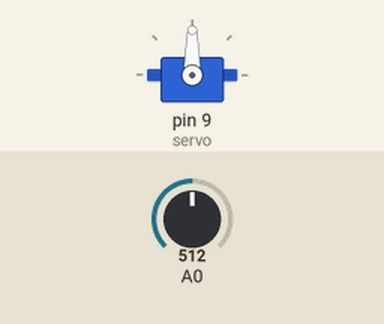
Bench run of a sketch on a simulated Arduino Uno, built with avr-gcc and run on an emulated ATmega328P. On the bench: servo. The inputs (shaded band) are chosen by the test bench; at power-on: A0 = 512.

Above: at 1.2 s.
1.3 s: A0 set to 716
At 2.2 s:
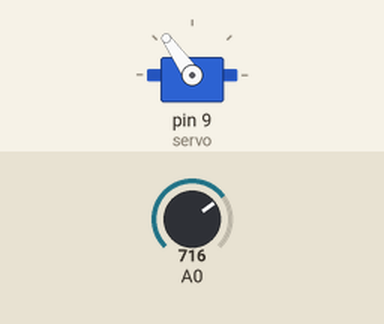
2.8 s: A0 set to 900
At 3.1 s:
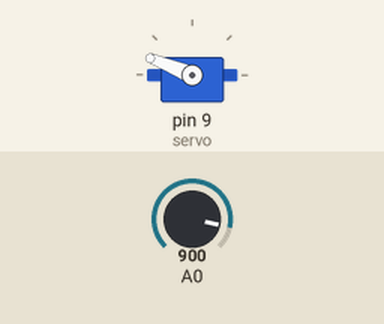
4.3 s: A0 set to 1023
At 5.5 s:
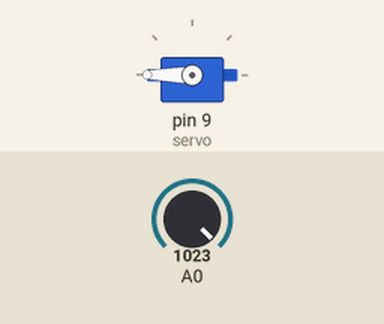
5.8 s: A0 set to 306
At 6.6 s:
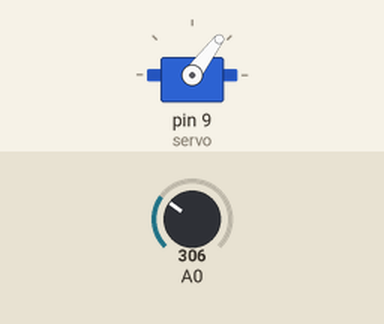
7.3 s: A0 set to 122
At 8.0 s:
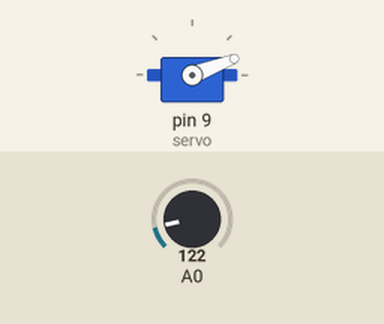
Timing chart, 0 to 9.8 s (numbered marks = the images above; inputs shaded):
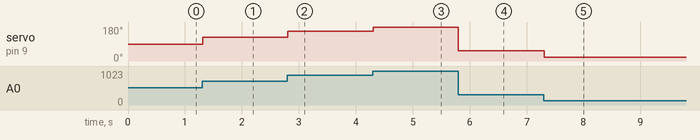

Measured:
- after the input at 1.3 s, servo on pin 9 (servo): 90° → 125° at once
- after the input at 2.8 s, servo on pin 9 (servo): 125° → 158° at once
- after the input at 4.3 s, servo on pin 9 (servo): 158° → 180° at once
- after the input at 5.8 s, servo on pin 9 (servo): 180° → 53° at once
- after the input at 7.3 s, servo on pin 9 (servo): 53° → 21° at once

The sketch:

pot-servo.ino
```cpp
// Reference solution: a potentiometer on A0 sets an SG90 on D9 from 0 to 180 degrees.
#include <Servo.h>

Servo servo;

void setup() {
  servo.attach(9);
}

void loop() {
  servo.write(map(analogRead(A0), 0, 1023, 0, 180));
  delay(15);
}
```
